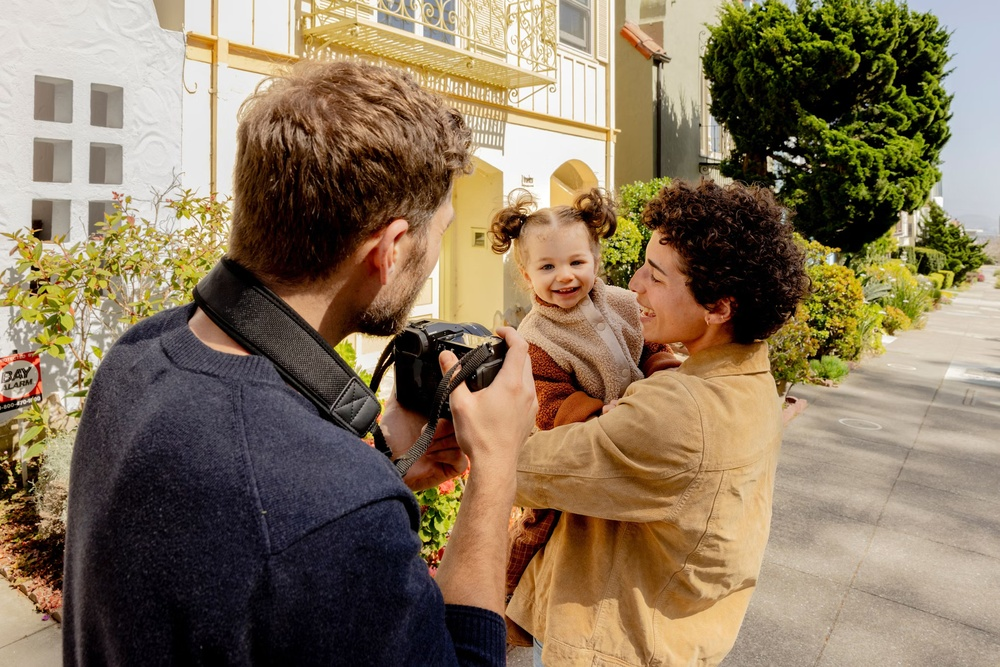
#> input picture example.jpg, 1000 x 667 px, shrunk from 2070 x 1381 before the run
$ python -i acp.py   (imports and definitions only)   (older library calls are emulated)
#> lines starting #> are read from the running program, lines starting #| are printed output that depends on the picture
#> further down, picture is the input picture: shape (667, 1000, 3); mean B, G, R 92.9, 117.6, 135.7
import cv2
import numpy as np
import matplotlib.pyplot as plt

# [10 lines left out: function display_image, not called in this run]

def apply_edge_detection(image, method="sobel", ksize=3, threshold1=100, threshold2=200):
    """Apply the selected edge detection method."""
#> called with method = 'sobel', ksize = 3, threshold1 = 100, threshold2 = 200
    gray_image = cv2.cvtColor(image, cv2.COLOR_BGR2GRAY)
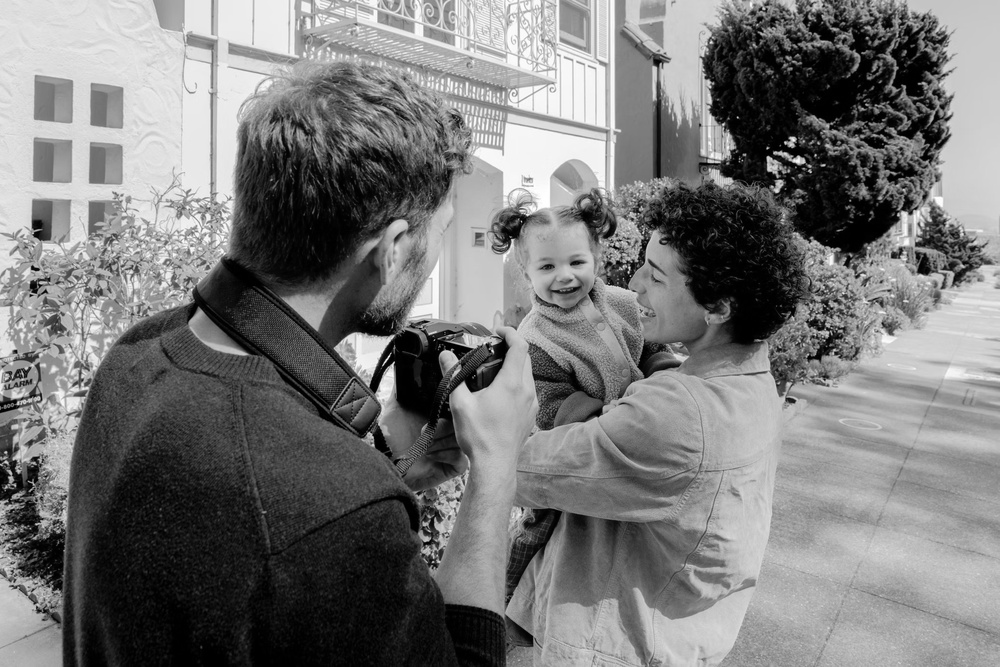
#> gray_image: shape (667, 1000); min 0, max 255, mean 120.2

    if method == "sobel":
        sobelx = cv2.Sobel(gray_image, cv2.CV_64F, 1, 0, ksize=ksize)
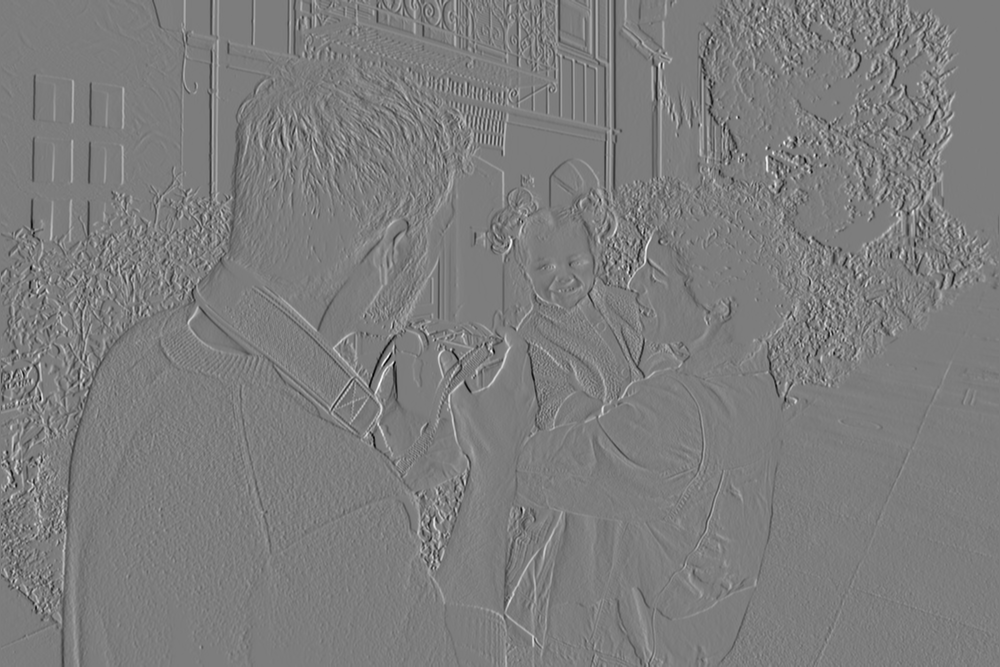
#> sobelx: shape (667, 1000) float64; min -798, max 826, mean 0; drawn with min black and max white
        sobely = cv2.Sobel(gray_image, cv2.CV_64F, 0, 1, ksize=ksize)
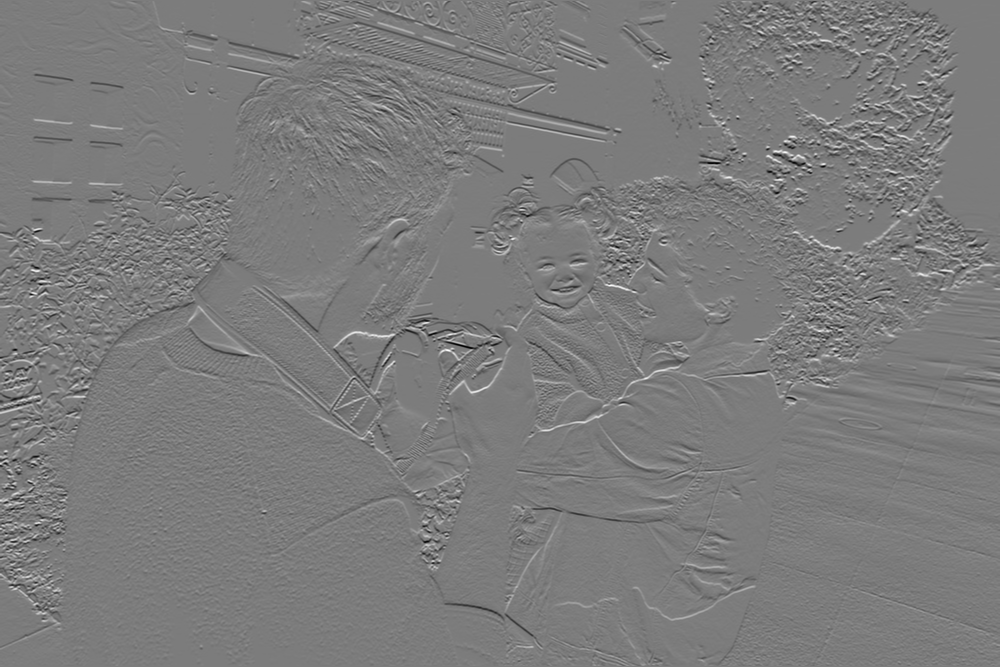
#> sobely: shape (667, 1000) float64; min -793, max 832, mean -1.2; drawn with min black and max white
        sobel = cv2.magnitude(sobelx, sobely)
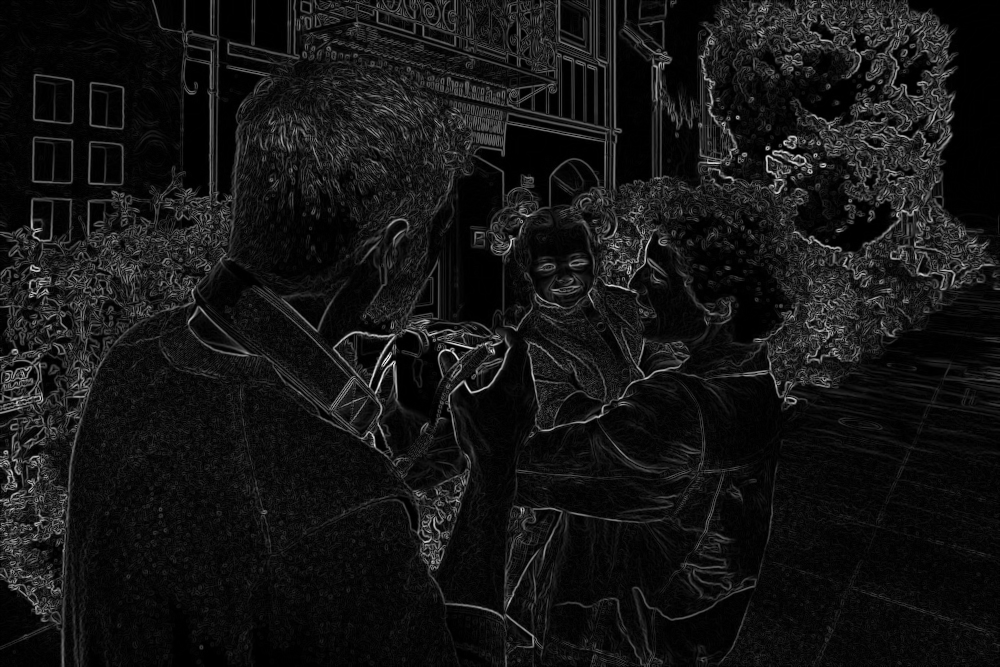
#> sobel: shape (667, 1000) float64; min 0, max 932.6, mean 76.9; drawn with min black and max white
        return cv2.normalize(sobel, None, 0, 255, cv2.NORM_MINMAX).astype(np.uint8)

    elif method == "canny":
        return cv2.Canny(image, threshold1, threshold2)

    elif method == "laplacian":
        return cv2.Laplacian(gray_image, cv2.CV_64F, ksize=ksize).astype(np.uint8)

def apply_median_filter(image, ksize):
    """Apply median filter."""
    return cv2.medianBlur(image, ksize)

# [49 lines left out: function interactive_edge_detection, not called in this run]

# Provide the path to an image file for activity
# [1 line not run here, left out]

>>> import cv2
>>> picture = cv2.imread('../../example.jpg')
>>> result = apply_edge_detection(picture)

$ run again, on IMG_20260121_173228.png
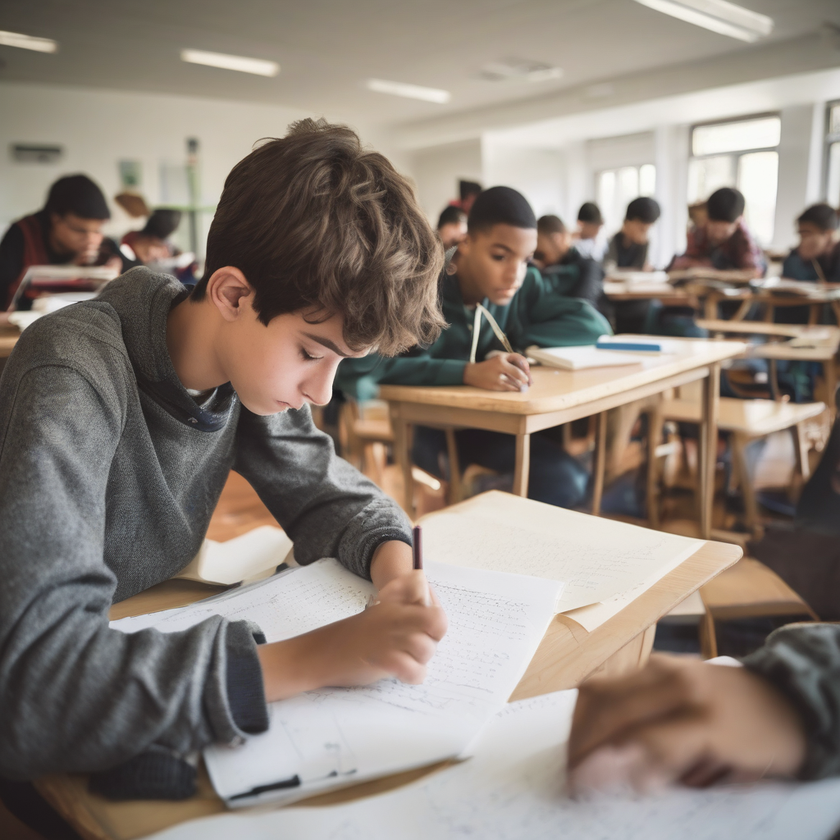
#> input picture IMG_20260121_173228.png, 840 x 840 px, shrunk from 1024 x 1024 before the run
#> picture is the input picture: shape (840, 840, 3); mean B, G, R 120.4, 129.1, 139.7
#> in apply_edge_detection, `sobely = cv2.Sobel(gray_image, cv2.CV_64F, 0, 1, ksize=ksize)`:
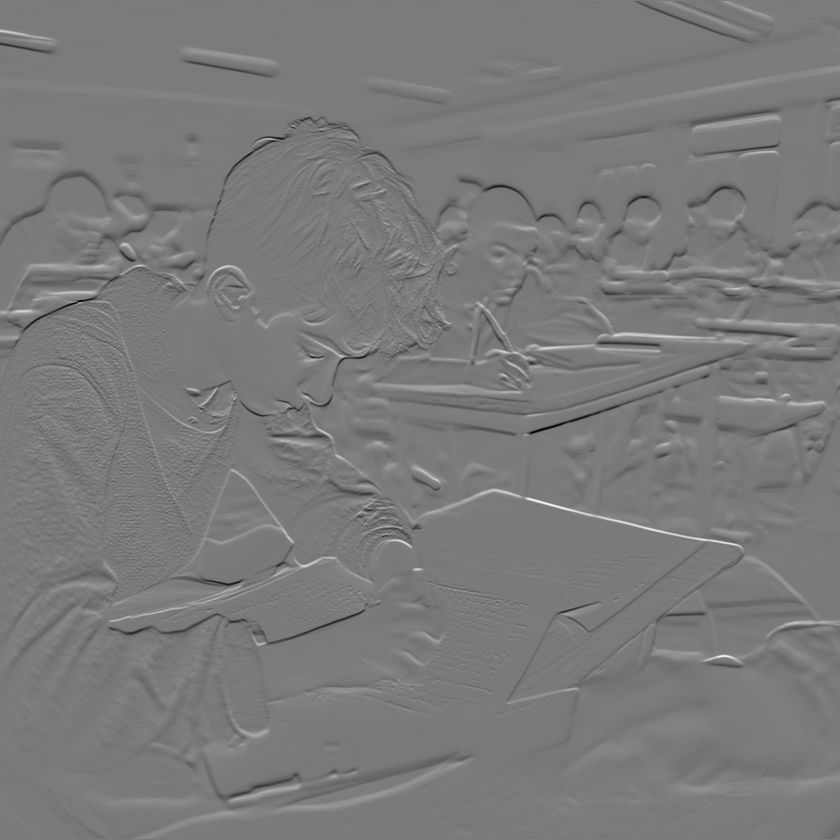
#> sobely: shape (840, 840) float64; min -618, max 668, mean 0.4; drawn with min black and max white
#> in apply_edge_detection, `sobel = cv2.magnitude(sobelx, sobely)`:
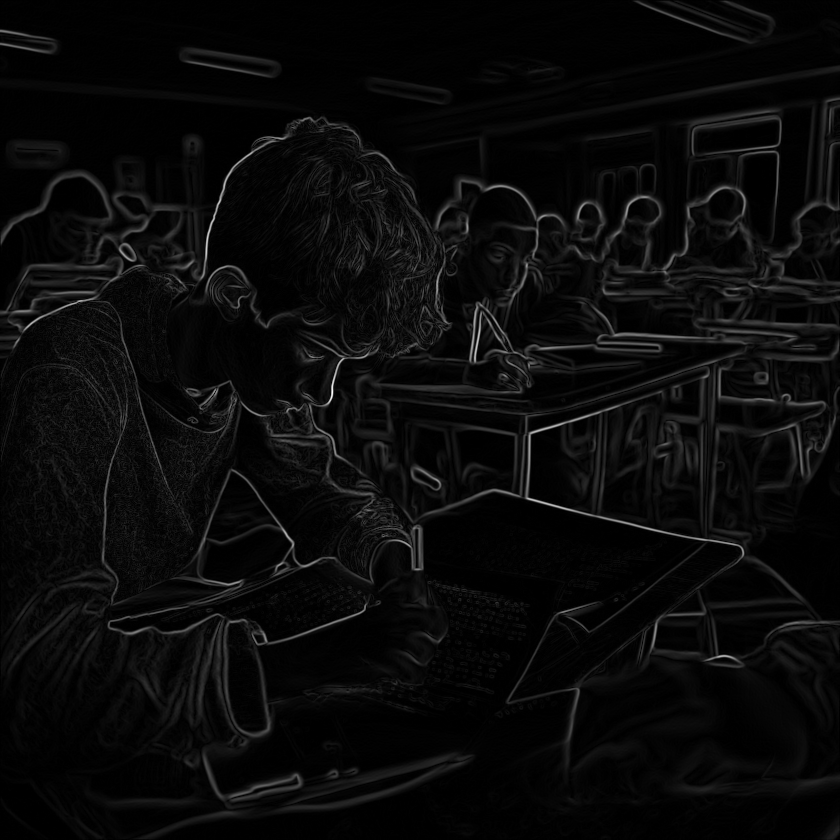
#> sobel: shape (840, 840) float64; min 0, max 893.4, mean 36.3; drawn with min black and max white
